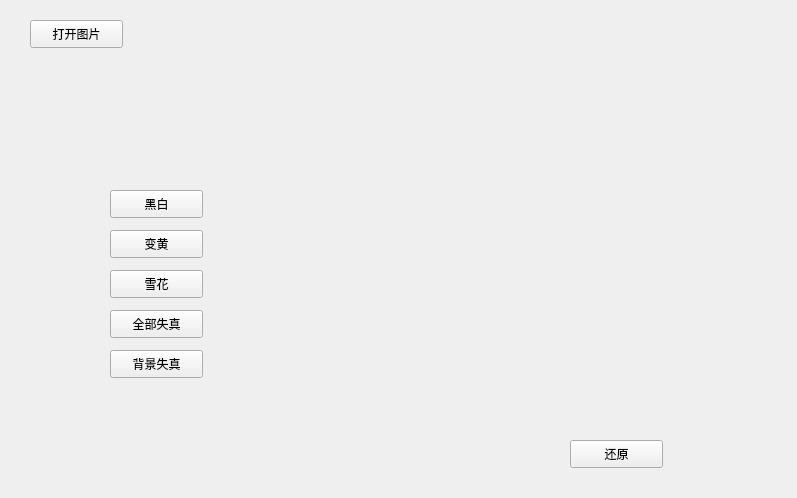
<?xml version="1.0" encoding="UTF-8"?>
<ui version="4.0">
 <class>Widget</class>
 <widget class="QWidget" name="Widget">
  <property name="geometry">
   <rect>
    <x>0</x>
    <y>0</y>
    <width>797</width>
    <height>498</height>
   </rect>
  </property>
  <property name="windowTitle">
   <string>Widget</string>
  </property>
  <widget class="QLabel" name="imgfilelabel">
   <property name="geometry">
    <rect>
     <x>160</x>
     <y>20</y>
     <width>241</width>
     <height>31</height>
    </rect>
   </property>
   <property name="text">
    <string/>
   </property>
  </widget>
  <widget class="QPushButton" name="saltButton">
   <property name="geometry">
    <rect>
     <x>110</x>
     <y>270</y>
     <width>93</width>
     <height>28</height>
    </rect>
   </property>
   <property name="text">
    <string>雪花</string>
   </property>
  </widget>
  <widget class="QPushButton" name="originalButton">
   <property name="geometry">
    <rect>
     <x>570</x>
     <y>440</y>
     <width>93</width>
     <height>28</height>
    </rect>
   </property>
   <property name="text">
    <string>还原</string>
   </property>
  </widget>
  <widget class="QPushButton" name="reduceButton">
   <property name="geometry">
    <rect>
     <x>110</x>
     <y>310</y>
     <width>93</width>
     <height>28</height>
    </rect>
   </property>
   <property name="text">
    <string>全部失真</string>
   </property>
  </widget>
  <widget class="QLabel" name="imagelabel">
   <property name="geometry">
    <rect>
     <x>240</x>
     <y>60</y>
     <width>541</width>
     <height>371</height>
    </rect>
   </property>
   <property name="text">
    <string/>
   </property>
  </widget>
  <widget class="QPushButton" name="openButton">
   <property name="geometry">
    <rect>
     <x>30</x>
     <y>20</y>
     <width>93</width>
     <height>28</height>
    </rect>
   </property>
   <property name="text">
    <string>打开图片</string>
   </property>
  </widget>
  <widget class="QPushButton" name="reduce0Button">
   <property name="geometry">
    <rect>
     <x>110</x>
     <y>350</y>
     <width>93</width>
     <height>28</height>
    </rect>
   </property>
   <property name="text">
    <string>背景失真</string>
   </property>
  </widget>
  <widget class="QPushButton" name="redButton">
   <property name="geometry">
    <rect>
     <x>110</x>
     <y>230</y>
     <width>93</width>
     <height>28</height>
    </rect>
   </property>
   <property name="text">
    <string>变黄</string>
   </property>
  </widget>
  <widget class="QPushButton" name="grayButton">
   <property name="geometry">
    <rect>
     <x>110</x>
     <y>190</y>
     <width>93</width>
     <height>28</height>
    </rect>
   </property>
   <property name="text">
    <string>黑白</string>
   </property>
  </widget>
 </widget>
 <layoutdefault spacing="6" margin="11"/>
 <resources/>
 <connections/>
</ui>
